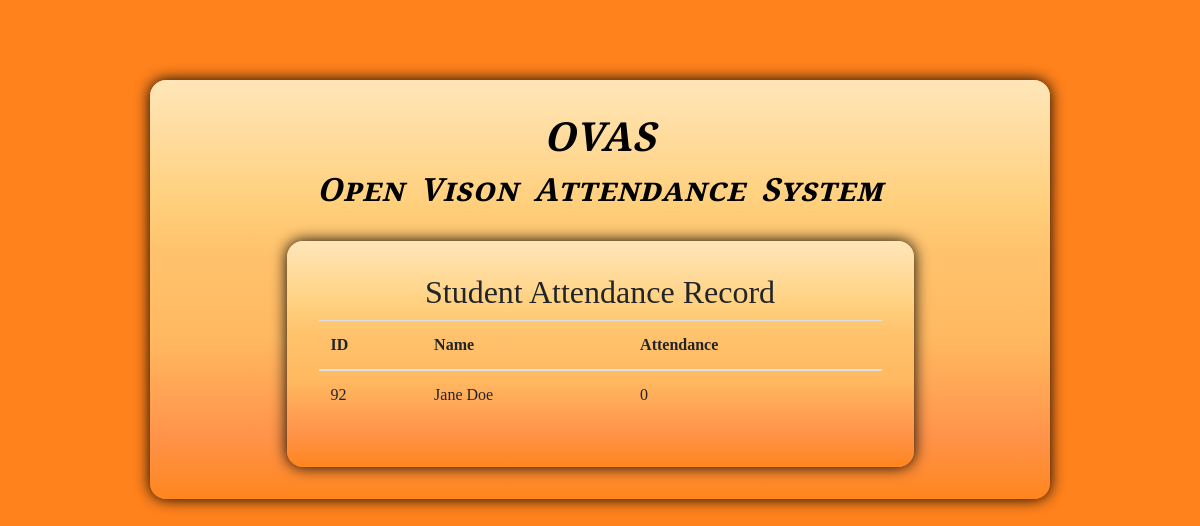
The app's page /marked, older data.
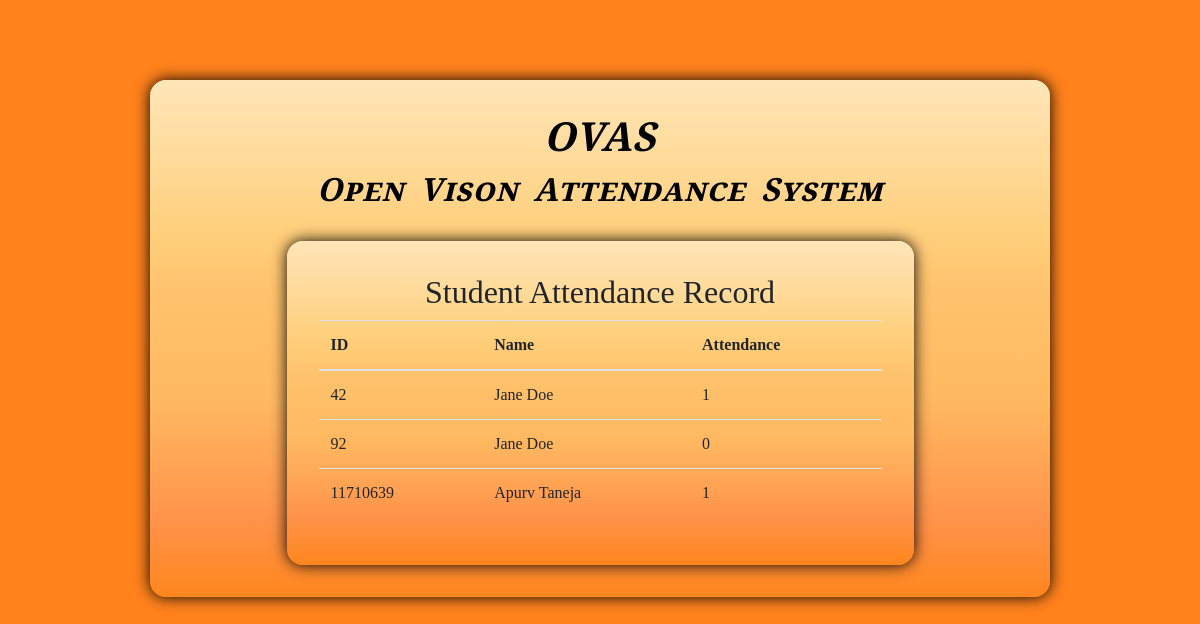
The same page, newer data.
### tables this page shows
CREATE TABLE "student_at" (
	"Id"	INTEGER UNIQUE,
	"Name"	TEXT,
	"Attendance"	INTEGER DEFAULT 0,
	PRIMARY KEY("Id")
);

### app.py (the view)
@app.route('/marked', methods=['POST', 'GET'])
def marked():
    conn = sqlite3.connect('StudentDetails.db')
    c = conn.cursor()
    sqlite_select_query = """SELECT * from student_at"""
    c.execute(sqlite_select_query)
    records = c.fetchall()
    conn.commit()
    conn.close()
    if request.method == 'POST':
        return redirect(url_for('marked'))
    return render_template('marked.html',records=records)

### templates/marked.html (shortened to what this page needs)
<!DOCTYPE html>
<html lang="en">
<head>
  <link rel="stylesheet" href="https://stackpath.bootstrapcdn.com/bootstrap/4.4.1/css/bootstrap.min.css">
  <link rel="stylesheet" href="https://maxcdn.bootstrapcdn.com/font-awesome/4.4.0/css/font-awesome.min.css">
  <link rel="stylesheet" href="{{ url_for('static', filename = 'css/style.css') }}">
</head>
<body>
  <center>
    <div class="dash">
      <div class="dashin card-signin">
        <a class="demoFont" href="{{ url_for('index') }}">
          <h1 class="text-center"><B>OVAS</B></h1>
          <h2 class="text-center"><b>Open Vison Attendance System</b></h2>
        </a>
        <div class='dashinn card-signin'>
            <h2>Student Attendance Record</h2>
            <table class="table">
                <thead>
                  <tr>
                    <th scope="col">ID</th>
                    <th scope="col">Name</th>
                    <th scope="col">Attendance</th>
                  </tr>
                </thead>
                <tbody>
                    {% for item in records %}
                    <tr>
                        <td>{{item[0]}}</td>
                        <td>{{item[1]}}</td>
                        <td>{{item[2]}}</td>
                    </tr>
                    {% endfor %}
                </tbody>
              </table>
        </div>
      </div>
    </div>
  </center>
</body>
</html>

### static/css/style.css (style rules this page uses)
:root { --input-padding-x: 1.5rem; --input-padding-y: .75rem; }
body { background: rgb(255, 130, 28); font-family: "Times New Roman", Times, serif; }
.dashin { width : 75%; height: 75%; margin: 5rem; border-radius: 15px; padding: 2rem; background: linear-gradient(180deg, rgba(255,230,185,1) 0%, rgba(255,208,125,1) 29%, rgba(255,195,109,1) 40%, rgba(255,184,96,1) 62%, rgba(255,147,74,1) 85%, rgba(255,134,30,1) 100%); }
.dashinn { border-radius: 15px; background-color: #fff0bc ; background: linear-gradient(180deg, rgba(255,230,185,1) 0%, rgba(255,208,125,1) 29%, rgba(255,195,109,1) 40%, rgba(255,184,96,1) 62%, rgba(255,147,74,1) 85%, rgba(255,134,30,1) 100%); padding: 2rem; width : 75%; margin-top:2rem; }
td { padding: 5rem 0rem 2rem 0rem; }
.card-signin { border: 0; border-radius: 1rem; box-shadow: 0px 0px 15px BLACK; }
a { color: whitesmoke ; text-decoration: none; }
.demoFont { font-family: 'Cinzel Decorative', cursive; font-size: 40px; letter-spacing: 1px; word-spacing: 6px; color: black; font-weight: 700; text-decoration: none; font-style: italic; font-variant: small-caps; text-transform: none; }

Row changes from the older to the newer data that the page shows:
added student_at: Id "42", Name "Jane Doe", Attendance "1"
added student_at: Id "11710639", Name "Apurv Taneja", Attendance "1"
